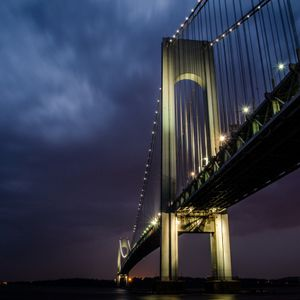
#> input picture data/images/original/300x300/picsum.photos13.jpg, 300 x 300 px
$ python fast_freak.py
#> lines starting #> are read from the running program, lines starting #| are printed output that depends on the picture; after the words box and inside, x2 and y2 are one past the last pixel; in counts of white or black regions, pixels touching at a corner belong together
import cv2 as cv
import numpy as np
import os
from timeit import default_timer as timer

TOP_MATCHES = 20
DRAW_MATCHES = False

imagesDir = "../../../data/images"
partsDir = imagesDir + "/testing/parts/300x300"
originalDir = imagesDir + "/original/300x300"
outputDir = imagesDir + "/testing/output/old_single/fast_freak"

diagnostics = {
    "computeTimes": {  # how long it takes to:
        "partKeypoints": [],  # calculate keypoints for part
        "imageKeypoints": [],  # calculate keypoints for image
        "matching": [],  # iterate through all images and aggregate matches
        "individualMatching": [],  # match individual part to individual image
        "sortingMatches": [],  # sort the individual matches
        "partProcess": [],  # process each part completely
    },
    "counts": {
        "partDescriptorSize": [],
        "imageDescriptorSize": [],
    }
}

fast = cv.FastFeatureDetector_create()
freak = cv.xfeatures2d.FREAK_create()
bf = cv.BFMatcher(cv.NORM_HAMMING, crossCheck=True)

def detectAndCompute(img):
    kp = fast.detect(img, None)
    keypoints, descriptors = freak.compute(img, kp)
    result = (True, "")
    if len(kp) == 0:
        result = (False, "No keypoints detected")
    elif descriptors is None or descriptors.size == 0:
        result = (False, "No descriptors computed")
    return result, keypoints, descriptors

imageData = []
"""
format:
{
    filename,
    keypoints,
    descriptors
}
"""

totalTime = timer()
for i, filename in enumerate(os.listdir(originalDir)):
    filePath = os.path.abspath(f"{originalDir}/{filename}")
    img = cv.imread(filePath, 0)
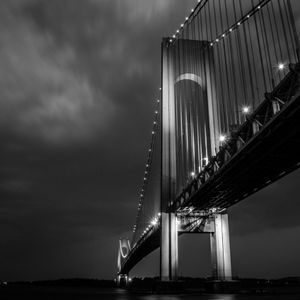
#> img: shape (300, 300); min 0, max 255, mean 56.2
    imageKeypointTime = timer()
    ok, keypoints, descriptors = detectAndCompute(img)
#> in detectAndCompute, `kp = fast.detect(img, None)`: kp = 910 keypoints; strongest (x, y, size): (170, 40, 7), (223, 35, 7), (211, 44, 7), (192, 173, 7)
#> in detectAndCompute, `keypoints, descriptors = freak.compute(img, kp)`: keypoints = 745 keypoints; strongest (x, y, size): (170, 40, 7), (223, 35, 7), (211, 44, 7), (192, 173, 7)
#> ok = (True, '')
    diagnostics["computeTimes"]["imageKeypoints"].append(timer() - imageKeypointTime)
    if not ok[0]:
        print(f"ERROR computing keypoints or descriptors for {filePath} ({ok[1]}), skipping...")
        continue
    diagnostics["counts"]["imageDescriptorSize"].append(descriptors.size)
    imageData.append({
        "filename": filePath,
        "keypoints": keypoints,
        "descriptors": descriptors
    })

results = []
"""
format
{
    "outputFilename"  - path of the SAVED file
    "imageFilename"  - path of the ORIGINAL file (where the match was found)
    "sX", "sY", "eX", "eY"  - coords of the rectangle

    Additional data for drawing keypoint matches

    "partFilename"  - path of the PART file
    "partKeypoints", "imageKeypoints"   - keypoints of the part and image
    "topMatches"    - selected N best matches for keypoints
}
"""

for i, filename in enumerate(os.listdir(partsDir)):
    partProcessTime = timer()
    filePath = os.path.abspath(f"{partsDir}/{filename}")
    partColor = cv.imread(filePath)
#> partColor is the input picture: shape (300, 300, 3); mean B, G, R 73.8, 55.7, 50.5
    part = cv.cvtColor(partColor, cv.COLOR_BGR2GRAY)
    partKeypointTime = timer()
    ok, partKeypoints, partDescriptors = detectAndCompute(part)
#> in detectAndCompute (call 2), `kp = fast.detect(img, None)`: kp = 905 keypoints; strongest (x, y, size): (170, 40, 7), (223, 35, 7), (211, 44, 7), (124, 256, 7)
#> in detectAndCompute (call 2), `keypoints, descriptors = freak.compute(img, kp)`: keypoints = 740 keypoints; strongest (x, y, size): (170, 40, 7), (223, 35, 7), (211, 44, 7), (124, 256, 7)
#> partKeypoints has the same summary as keypoints in detectAndCompute
    diagnostics["computeTimes"]["partKeypoints"].append(timer() - partKeypointTime)
    if not ok[0]:
        print(f"ERROR computing keypoints or descriptors for {filePath} ({ok[1]}), skipping...")
        continue
    diagnostics["counts"]["partDescriptorSize"].append(partDescriptors.size)

    bestResult = {
        "image": None,
        "distance": float("inf"),
        "topMatches": [],
    }

    matchingTime = timer()
    for image in imageData:
        individualMatchingTime = timer()
        matches = bf.match(partDescriptors, image["descriptors"])
        diagnostics["computeTimes"]["individualMatching"].append(timer() - individualMatchingTime)

        sortingMatchesTime = timer()
        matches = sorted(matches, key=lambda x: x.distance)
        diagnostics["computeTimes"]["sortingMatches"].append(timer() - sortingMatchesTime)

        matches = matches[:TOP_MATCHES]
        # matches: List of { distance (float), queryIdx (int), trainIdx (int) }
        totalDistance = np.sum(np.asarray(list(map(lambda match: match.distance, matches))))

        if totalDistance < bestResult["distance"]:
            bestResult["image"] = image
            bestResult["distance"] = totalDistance
            bestResult["topMatches"] = matches
#> this loop made 1 pass
#> (individualMatchingTime, matches, sortingMatchesTime, totalDistance) on pass 1: (1163.3, 20 matches, 1163.3, 0)
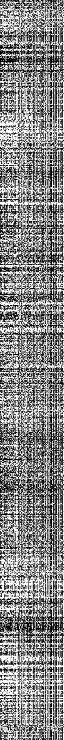
#> partDescriptors: shape (740, 64); min 0, max 255, mean 133.8
#> after the loop, bestResult = 3 items

    end = timer()
    diagnostics["computeTimes"]["matching"].append(end - matchingTime)
    diagnostics["computeTimes"]["partProcess"].append(end - partProcessTime)

    # processing result
    bestMatch = bestResult["topMatches"][0]
    bestKeypointPart = partKeypoints[bestMatch.queryIdx]
#> bestKeypointPart = keypoint at (227, 24), size 7
    bestKeypointImage = bestResult["image"]["keypoints"][bestMatch.trainIdx]
#> bestKeypointImage = keypoint at (227, 24), size 7
    startX, startY = np.round(bestKeypointImage.pt[0] - bestKeypointPart.pt[0]).astype(int), np.round(
        bestKeypointImage.pt[1] - bestKeypointPart.pt[1]).astype(int)
#> startX = 0; startY = 0
    endX, endY = startX + part.shape[1], startY + part.shape[0]
#> endX = 300; endY = 300

    results.append({
        "outputFilename": os.path.abspath(f"{outputDir}/{'kp_' if DRAW_MATCHES else ''}{filename}"),
        "imageFilename": bestResult["image"]["filename"],
        "sX": startX,
        "sY": startY,
        "eX": endX,
        "eY": endY,
        # for DRAW_MATCHES=True
        "partFilename": filePath,
        "partKeypoints": partKeypoints,
        "imageKeypoints": bestResult["image"]["keypoints"],
        "topMatches": bestResult["topMatches"]
    })

totalTime = np.round((timer() - totalTime) * 1000, 3)

for result in results:
    resultImage = cv.imread(result["imageFilename"])
    resultImage = cv.rectangle(img=resultImage,
                               pt1=(result["sX"], result["sY"]),
                               pt2=(result["eX"], result["eY"]),
                               color=(0, 255, 0))
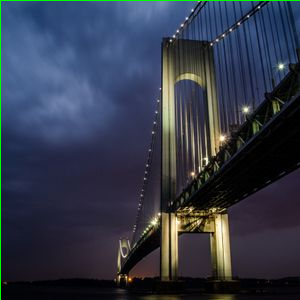
#> resultImage: shape (300, 300, 3); 0.67% of pixels changed, all inside (x1, y1, x2, y2) = (0, 0, 300, 300)
    if DRAW_MATCHES:
        resultImage = cv.drawMatches(img1=cv.imread(result["partFilename"]),
                                     keypoints1=result["partKeypoints"],
                                     img2=resultImage,
                                     keypoints2=result["imageKeypoints"],
                                     matches1to2=result["topMatches"],
                                     outImg=resultImage,
                                     flags=cv.DRAW_MATCHES_FLAGS_NOT_DRAW_SINGLE_POINTS)
    cv.imwrite(result["outputFilename"], resultImage)

average = {
    "partKeypoints": np.round(np.average(np.asarray(diagnostics["computeTimes"]["partKeypoints"])) * 1000, 3),
    "imageKeypoints": np.round(np.average(np.asarray(diagnostics["computeTimes"]["imageKeypoints"])) * 1000, 3),
    "matching": np.round(np.average(np.asarray(diagnostics["computeTimes"]["matching"])) * 1000, 3),
    "individualMatching": np.round(np.average(np.asarray(diagnostics["computeTimes"]["individualMatching"])) * 1000, 3),
    "sortingMatches": np.round(np.average(np.asarray(diagnostics["computeTimes"]["sortingMatches"])) * 1000, 3),
    "partProcess": np.round(np.average(np.asarray(diagnostics["computeTimes"]["partProcess"])) * 1000, 3),
    "partDescriptorSizes": np.round(np.average(np.asarray(diagnostics["counts"]["partDescriptorSize"])), 2),
    "imageDescriptorSizes": np.round(np.average(np.asarray(diagnostics["counts"]["imageDescriptorSize"])), 2)
}

print(f"""
Total time [ms]: {totalTime}
Average times [ms]:
- Keypoint and descriptor computing for a part: {average["partKeypoints"]}
- Keypoint and descriptor computing for an image: {average["imageKeypoints"]}
- Matching an individual image with a part: {average["individualMatching"]}
- Sorting individual matches: {average["sortingMatches"]}
- Matching all images to a part: {average["matching"]}
- Processing entire part: {average["partProcess"]}

Average part descriptor size: {average["partDescriptorSizes"]}
Average image descriptor size: {average["imageDescriptorSizes"]}
""")

# -------------------------------------

"""
Results:

Total time [ms]: 509.15
Average times [ms]:
    - Keypoint and descriptor computing for a part: 1.188
    - Keypoint and descriptor computing for an image: 21.759
    - Matching an individual image with a part: 3.552
    - Sorting individual matches: 0.04
    - Matching all images to a part: 36.541
    - Processing entire part: 38.623

Average part descriptor size: 9737.14
Average image descriptor size: 111052.8

Deductions:
    - uses FAST keypoint detector and FREAK descriptor
    - suffers from generally the same problem with FAST - small images
        - didn't find any descriptors in the skyscraper part and the bridge part
        - only found 1 descriptor in the cable car (part 3)?
    - generally slower than FAST + BRIEF for all parts, from descriptor computing to processing
        - most likely due to more than doubled size of descriptors
    - might be offset with better accuracy later
"""
